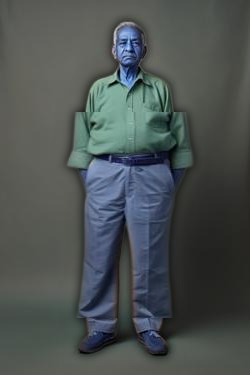
#> input picture yasli_sisman_son.png, 250 x 375 px, given in place of yasli.jpg, which was not available
$ jupyter execute --allow-errors vucut.ipynb   (shell and % lines are left out)   (text cells are left out)
#> lines starting #> are read from the running program, lines starting #| are printed output that depends on the picture; pictures that were not available may be replaced by others from this repository, and a replacement may not be noted
[cell 1]

# TensorFlow 2.19: numpy < 2.2.0
# Gradio: pillow < 12

# Albumentations vb. isteyenler için headless OpenCV

# rembg + onnxruntime (CPU)

[cell 2]
import numpy as np
import PIL
import cv2
import onnxruntime as ort

print("numpy:", np.__version__)
print("pillow:", PIL.__version__)
print("opencv:", cv2.__version__)
print("onnxruntime:", ort.__version__)

[cell 3]
from google.colab import files
uploaded = files.upload()
#> the answer given: yasli_sisman_son.png

[cell 4]
INPUT_NAME = "yasli.jpg"

[cell 5]
from rembg import remove
from PIL import Image
import numpy as np

inp = Image.open(INPUT_NAME).convert("RGB")
#> inp is the input picture: PIL image 250x375 RGB; mean R, G, B 75.8, 82.2, 81.9
#> (the rest of this cell did not finish here and is left out)

[cell 6]
from IPython.display import display
from PIL import Image
display(Image.open("segmentation.png"))
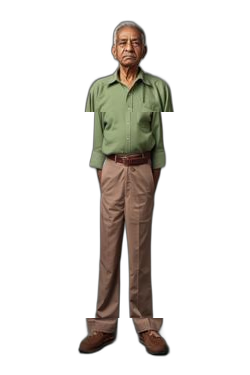
#> input picture yasli_zayif.png, 250 x 375 px, given in place of segmentation.png, which was not available

[cell 7]
import cv2
import numpy as np

rgba = cv2.imread("segmentation.png", cv2.IMREAD_UNCHANGED)
h, w = rgba.shape[:2]
#> h = 375; w = 250

# Bel kalça göğüs vb. için uygun olduğunu düşündüğüm yükseklikler
y1 = int(h * 0.30)
#> y1 = 112
y2 = int(h * 0.85)
#> y2 = 318

def warp_band(rgba_img, scale_x=1.2):
#> called with scale_x = 1.25
    out_img = rgba_img.copy()
    band = out_img[y1:y2, :, :]
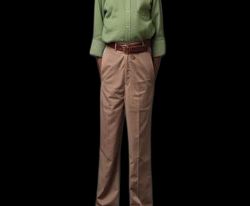
#> band: shape (206, 250, 4); mean B, G, R, A 16, 20, 23.5, 56

    bh, bw = band.shape[:2]
#> bh = 206; bw = 250
    new_w = max(1, int(bw * scale_x))
#> new_w = 312
    band_scaled = cv2.resize(band, (new_w, bh), interpolation=cv2.INTER_LINEAR)
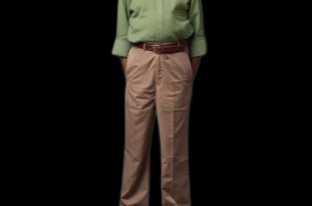
#> band_scaled: shape (206, 312, 4); mean B, G, R, A 16, 20, 23.5, 56

    if new_w > bw:
        start = (new_w - bw) // 2
#> start = 31
        band_scaled = band_scaled[:, start:start+bw, :]
#> band_scaled: shape (206, 250, 4)
    else:
        pad = bw - new_w
        left_pad = pad // 2
        right_pad = pad - left_pad
        band_scaled = cv2.copyMakeBorder(
            band_scaled, 0, 0, left_pad, right_pad,
            cv2.BORDER_CONSTANT, value=(0,0,0,0)
        )

    out_img[y1:y2, :, :] = band_scaled
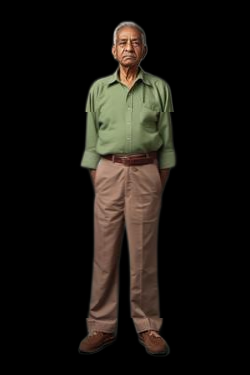
#> out_img: shape (375, 250, 4); mean B, G, R, A 16.4, 20.8, 24.1, 55.7
    return out_img

fat_rgba  = warp_band(rgba, scale_x=1.25)  # kilolu göstermek için
thin_rgba = warp_band(rgba, scale_x=0.75)  # zayıf göstermek için
#> call 2 of warp_band, with scale_x = 0.75
#> in warp_band (call 2), `band_scaled = cv2.resize(band, (new_w, bh), interpolation=cv2.INTER_LI..`:
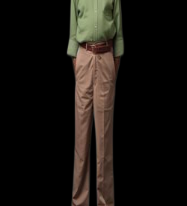
#> band_scaled: shape (206, 187, 4); mean B, G, R, A 16, 20, 23.5, 56
#> in warp_band (call 2), `band_scaled = cv2.copyMakeBorder( band_scaled, 0, 0, left_pad, right_p..`:
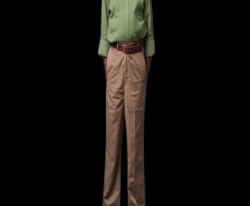
#> band_scaled: shape (206, 250, 4); mean B, G, R, A 12, 14.9, 17.6, 41.9
#> in warp_band (call 2), `out_img[y1:y2, :, :] = band_scaled`:
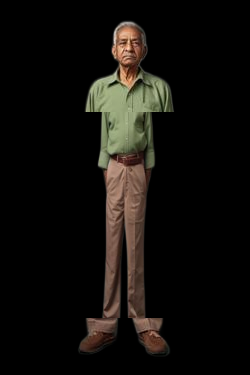
#> out_img: shape (375, 250, 4); mean B, G, R, A 12, 15.3, 17.6, 40.4

cv2.imwrite("fat.png", fat_rgba)
cv2.imwrite("thin.png", thin_rgba)

print("Saved fat.png & thin.png")

[cell 8]
from IPython.display import display
from PIL import Image

display(Image.open("fat.png"))
display(Image.open("thin.png"))

[cell 9]
import cv2
import numpy as np

rgba = cv2.imread("segmentation.png", cv2.IMREAD_UNCHANGED)
h, w = rgba.shape[:2]

base = cv2.imread(INPUT_NAME, cv2.IMREAD_COLOR)
base = cv2.resize(base, (w, h))

def composite(base_bgr, rgba_img, blur=31):
#> called with blur = 31
    alpha = rgba_img[..., 3].astype(np.float32) / 255.0
    alpha = cv2.GaussianBlur(alpha, (blur, blur), 0)
    alpha = alpha[..., None]

    fg_rgb = rgba_img[..., :3].astype(np.float32)
    fg_bgr = fg_rgb[..., ::-1]  # RGB->BGR

    out = base_bgr.astype(np.float32) * (1 - alpha) + fg_bgr * alpha
    return out.astype(np.uint8)

fat_rgba  = cv2.imread("fat.png",  cv2.IMREAD_UNCHANGED)
thin_rgba = cv2.imread("thin.png", cv2.IMREAD_UNCHANGED)

final_fat  = composite(base, fat_rgba, blur=31)
final_thin = composite(base, thin_rgba, blur=31)
#> call 2 of composite, with blur = 31
#> in composite (call 2), `alpha = cv2.GaussianBlur(alpha, (blur, blur), 0)`:
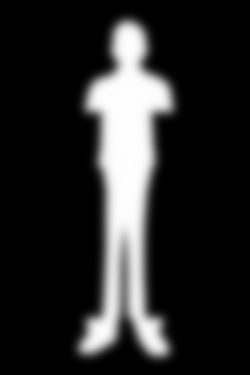
#> alpha: shape (375, 250) float32; min 0, max 0.996, mean 0.158

cv2.imwrite("final_fat.png", final_fat)
cv2.imwrite("final_thin.png", final_thin)

print("Saved final_fat.png & final_thin.png")

[cell 10]
from IPython.display import display
from PIL import Image

display(Image.open("final_fat.png"))
display(Image.open("final_thin.png"))

[cell 11]
import cv2
import numpy as np
from PIL import Image
from IPython.display import display

def to_rgb(img_bgr):
    return cv2.cvtColor(img_bgr, cv2.COLOR_BGR2RGB)

seg_rgba = cv2.imread("segmentation.png", cv2.IMREAD_UNCHANGED)
h, w = seg_rgba.shape[:2]

orig = cv2.imread(INPUT_NAME)
orig = cv2.resize(orig, (w, h))
orig = to_rgb(orig)

seg_rgb = cv2.cvtColor(seg_rgba[..., :3], cv2.COLOR_BGR2RGB)

ffat = to_rgb(cv2.imread("final_fat.png"))
fthin = to_rgb(cv2.imread("final_thin.png"))

def fit(x):
    return cv2.resize(x, (w//2, h//2))
#> returned value: shape (187, 125, 3)

grid = np.concatenate([
    np.concatenate([fit(orig), fit(seg_rgb)], axis=1),
    np.concatenate([fit(ffat), fit(fthin)], axis=1)
], axis=0)
#> in fit (call 4), `return cv2.resize(x, (w//2, h//2))`:
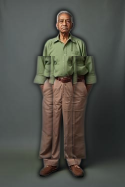
#> returned value: shape (187, 125, 3); mean of channels 0, 1, 2 73.4, 79.9, 79.8; drawn as B, G, R
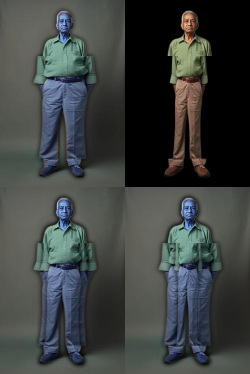
#> grid: shape (374, 250, 3); mean R, G, B 60.9, 65, 63.9

display(Image.fromarray(grid))

[cell 12]
from google.colab import files
for f in ["segmentation.png","fat.png","thin.png","final_fat.png","final_thin.png"]:
    files.download(f)
